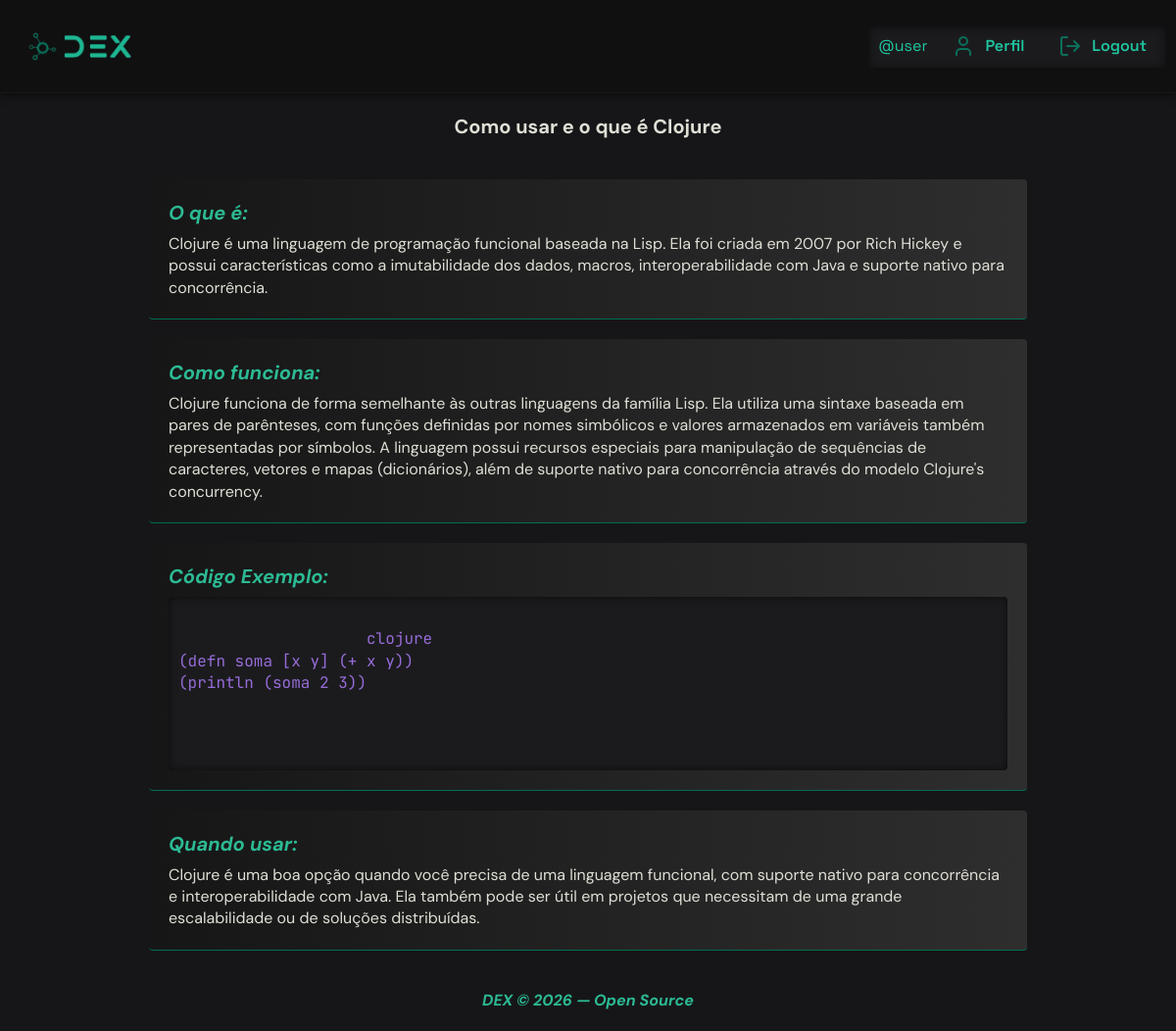
/search-detail/como-usar-e-o-que-e-clojure/4/ (signed in), run on the app's committed database.
### core/models.py (models this page shows, shortened)
class Search(models.Model):
    user = models.ForeignKey(User, on_delete=models.CASCADE)
    tag = models.ForeignKey(Tag, on_delete=models.SET_NULL, null=True)
    slug = models.SlugField(blank=True)
    query = models.CharField(max_length=255)
    what_is = models.TextField()
    how_it_works = models.TextField()
    code_example = models.TextField()
    when_to_use = models.TextField()
    created_at = models.DateTimeField(auto_now_add=True)

### core/views.py (the view)
# urls.py: path("search-detail/<slug:slug>/<int:id>/", search_detail, name="search_detail"),
@login_required
def search_detail(request, slug, id):
    data = get_object_or_404(Search, slug=slug, pk=id)
    return render(request, "search_detail.html", {"data": data})

### core/templates/search_detail.html (shortened to what this page needs)
{% extends 'base.html' %}
{% load static %}
{% block css %}
<link rel="stylesheet" href="{% static 'css/home.css' %}">{% endblock %}
{% block content%}
{% include "navbar.html" %}
<main>
    <h2>{{data.query}}</h2>
    <div class="containers">
        <div class="container">
            <h2 class="h2">O que é:</h2>
            <p class="text">{{data.what_is}}</p>
        </div>
        <div class="container">
            <h2 class="h2">Como funciona:</h2>
            <p class="text">{{data.how_it_works}}</p>
        </div>
        <div class="container code-cointaner">
            <h2 class="h2">Código Exemplo:</h2>
            <pre>
                <code>
                    {{data.code_example}}
                </code>
            </pre>
        </div>
        <div class="container">
            <h2 class="h2">Quando usar:</h2>
                <p class="text">{{data.when_to_use}}</p>
        </div>
    </div>
    <footer>
        <p class="copyright">DEX © 2026 — Open Source</p>
    </footer>
</main>
{% endblock %}

### core/templates/navbar.html (shortened to what this page needs)
{% load static %}
<header>
    <a href="{% url 'core:home' %}">
        <div class="img-wrapper">
            <img src="{% static 'images/dex-logo.png' %}" class="dex-logo" alt="DEX Logo">
        </div>
    </a>
    <nav class="navbar">
        {% if user.is_authenticated %}
        <span class="username">@{{user.username}}</span>
        <div class="nav-link-icon">
            <i class="icon" data-lucide="user"></i>
            <a href="{% url 'core:profile' %}" class="nav-link">Perfil</a>
        </div>
        <div class="nav-link-icon">
            <i class="icon" data-lucide="log-out"></i>
            <a href="{% url 'core:logout' %}" class="nav-link">Logout</a>
        </div>
        {% endif %}
    </nav>
</header>

### core/static/css/base.css (style rules this page uses)
:root { --text-color: #dfdfd6; --code-background-color: #161618; }
* { padding: 0; margin: 0; box-sizing: border-box; }
html { font-size: 62.5%; scroll-behavior: smooth; }
body { background-color: var(--code-background-color); color: var(--text-color); font-size: 1.6rem; line-height: 1.4; }

### core/static/css/navbar.css (style rules this page uses)
:root { --nav-link-color: #20C7A1; }
header { background-color: #101011; font-family: "Space Grotesk", sans-serif; width: 100%; height: auto; padding: 1rem; display: flex; align-items: center; justify-content: space-between; gap: 2rem; border-bottom: solid 1px rgba(32, 32, 32, 0.50); box-shadow: 0 2px 8px rgba(0, 0, 0, 0.6); }
.img-wrapper { display: flex; align-items: center; }
.dex-logo { height: auto; width: 15rem; object-fit: contain; }
.navbar { background-color: #1b1b1e; display: flex; align-items: center; justify-content: center; gap: 1.5rem; padding: 0.5rem 1rem; box-shadow: inset 0 2px 10px rgba(0, 0, 0, 0.6); border-radius: 0.4rem; }
.nav-link-icon { display: flex; gap: 1rem; padding: 0.5rem 1rem; align-items: center; justify-content: center; }
.username { color: var(--nav-link-color); }
.nav-link { color: var(--nav-link-color); text-decoration: none; font-weight: 600; transition: all 0.3s ease-in-out; cursor: pointer; }
.icon { color: #0b6f59; }

### core/static/css/home.css (style rules this page uses)
main { font-family: "DM Sans", sans-serif; display: flex; flex-direction: column; align-items: center; justify-content: center; gap: 2rem; padding: 2rem; margin: 0 auto; }
h2 { font-size: 2rem; }
.h2 { color: #2cba94; align-self: flex-start; font-style: italic; margin-bottom: 0.7rem; }
.containers { display: flex; flex-direction: column; gap: 2rem; margin: 0 auto; padding: 2rem; align-items: center; justify-content: center; }
.container { background-image: linear-gradient(to right, rgb(22, 22, 22), rgb(47, 46, 46)); width: 80%; padding: 2rem; border-bottom: solid 1px #006f51; border-radius: 0.4rem; padding: 2rem; }
pre { font-family: "JetBrains Mono", monospace; color: #af7cfcd5; background-color: #1b1b1e; box-shadow: inset 0 0px 8px rgba(0, 0, 0, 0.6); padding: 1rem; border-radius: 0.4rem; overflow-x: auto; align-items: flex-start; }
code { font-family: "JetBrains Mono", monospace; }
.copyright { color: #2cba94; font-style:italic; font-weight: bold; }

### data on the page
Search: query "Como usar e o que é Clojure", what_is "Clojure é uma linguagem de programação funcional baseada na Lisp. Ela foi criada em 2007 por Rich Hickey e possui características como a imutabilidade dos dados, macros, interoperabilidade com Java e suporte nativo para concorrência.", how_it_works "Clojure funciona de forma semelhante às outras linguagens da família Lisp. Ela utiliza uma sintaxe baseada em pares de parênteses, com funções definidas por nomes simbólicos e valores armazenados em variáveis também representadas por símbolos. A linguagem possui recursos especiais para manipulação de sequências de caracteres, vetores e mapas (dicionários), além de suporte nativo para concorrência através do modelo Clojure's concurrency.", code_example "clojure (defn soma [x y] (+ x y)) (println (soma 2 3))", when_to_use "Clojure é uma boa opção quando você precisa de uma linguagem funcional, com suporte nativo para concorrência e interoperabilidade com Java. Ela também pode ser útil em projetos que necessitam de uma grande escalabilidade ou de soluções distribuídas."

### other printed values
{{ user.username }} "user"
